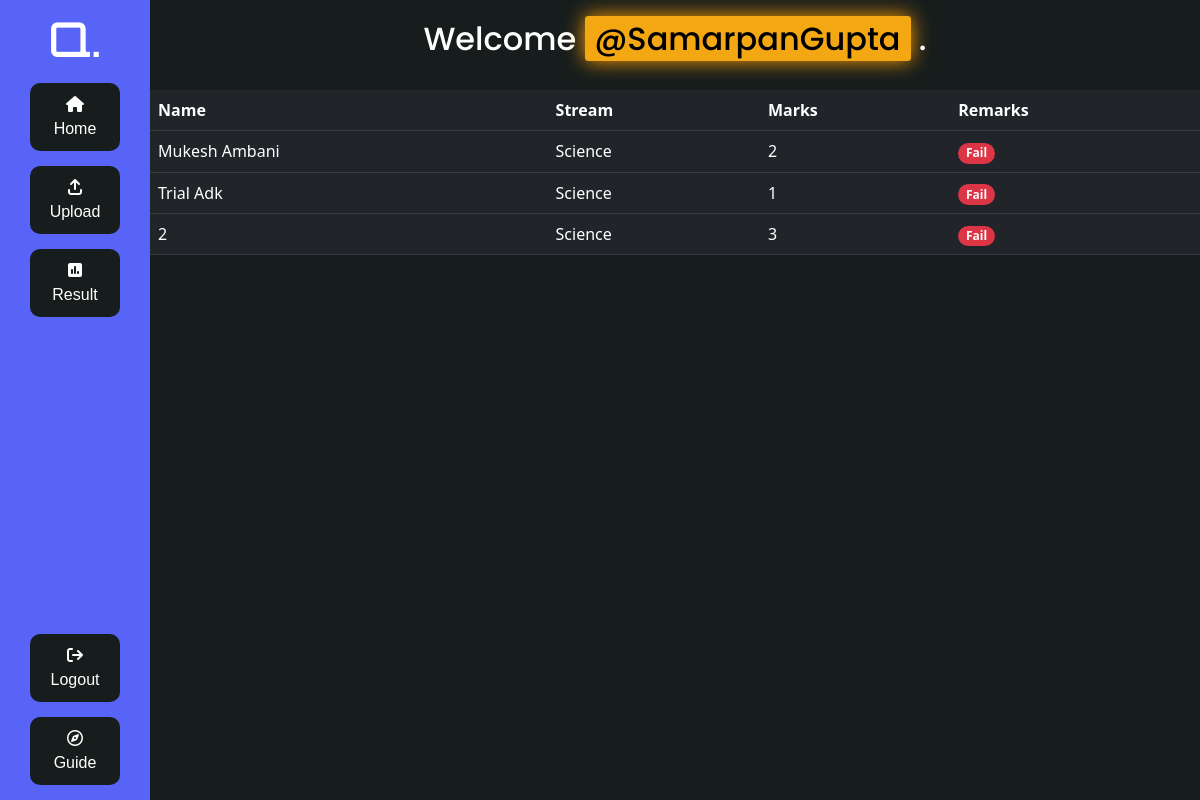
The page /adminPage/ (signed in) on the database its author committed.
### StPage/models.py (models this page shows)
class StInfoModels(models.Model):
    Choice = [
        (1,"Science"),
        (2,"Management")
    ]
    User = models.ForeignKey(User,on_delete=models.CASCADE)
    Name = models.CharField(max_length=100)
    Stream = models.IntegerField(choices=Choice)
    AdInsCode = models.CharField(max_length=10)
    MarksAch = models.IntegerField(null=True,default=0)
    Touched_Status = models.BooleanField(default=False)

### TeacherAdmin/views.py (the view)
# urls.py: path('',views.dashboard,name='dash'),
def dashboard(req):
    user=req.user
    List_St = StInfoModels.objects.filter(User=user)
    AdminUser = AdminInfo.objects.get(user=user)
    context={
        "ListSt":List_St,
        "PMarks": AdminUser.PASSMARKS,
        }
    return render(req,"TeacherAdmin/dashboard.html",context)

### TeacherAdmin/templates/TeacherAdmin/dashboard.html (shortened to what this page needs)
{% extends 'TeacherAdmin/base.html' %}
{% load static %}
{% load crispy_forms_tags %}
{% block content %}
<div class="main">
    <h1>Welcome <span class="span">@{{user.username}}</span> .</h1>
    <br>
    <table class="table table-dark">
        <thead>
          <tr>
            <th>Name</th>
            <th>Stream</th>
            <th>Marks</th>
            <th>Remarks</th>
          </tr>
        </thead>
        <tbody>
          {% for item in ListSt %}
            <tr class="table-dark">
              <td>{{ item.Name }}</td>
              {% if item.Stream == 1 %}
              <td>Science</td>
              {% else %}
              <td>Management</td>
              {% endif %}
              <td>{{ item.MarksAch }}</td>
              {% if item.MarksAch >= PMarks %}
              <td><span class="badge bg-success">Pass</span></td>
              {% else %}
              <td><span class="badge rounded-pill bg-danger">Fail</span>
              </td>
              {% endif %}
            </tr>
          {% endfor %}
        </tbody>
      </table>
</div>
{% endblock %}

### TeacherAdmin/templates/TeacherAdmin/base.html (shortened to what this page needs)
{% load static %}
<!DOCTYPE html>
<html lang="en">
<head>
    <link href="https://cdn.jsdelivr.net/npm/bootstrap@5.3.0/dist/css/bootstrap.min.css" rel="stylesheet"
>
</head>
<body>
    {% url 'dash' as dash_url %}
    {% if user.is_authenticated %}
    <main>
        <div class="left">
            <nav>
                <div class="top">
                    <div class="logo">
                        <h1>Q.</h1>
                    </div>
                    <ul>
                        <li>
                            <a href="{% url 'dash'%}"><i class="fa-solid fa-house"></i> <br> Home</a>
                            <a href="{% url 'upload' %}"> <i class="fa-solid fa-arrow-up-from-bracket"></i> <br>
                                Upload</a>
                            <a href=""><i class="fa-solid fa-square-poll-vertical"></i> <br>Result</a>
                        </li>
                    </ul>
                </div>
                <div class="bottom">
                    <ul>
                        <li>
                            <a href="{{dash_url}}validator/logout"> <i class="fa-solid fa-arrow-right-from-bracket"></i>
                                <br> Logout</a>
                            <a href=""> <i class="fa-regular fa-compass"></i> <br> Guide</a>
                        </li>
                    </ul>
                </div>
            </nav>
        </div>
        <div class="right">
            {% block content %}
            {% endblock %}
        </div>
    </main>
    {% else %}
    <script>
        window.location.href = "{{dash_url}}validator/login/"
    </script>
    {% endif %}
</body>
</html>

### TeacherAdmin/templates/TeacherAdmin/base.html (style rules this page uses)
:root { --black: #171D1C; --blue: #5863F8; --yellow: #F3A712; --red: #FF331F; }
* { margin: 0px; padding: 0px; box-sizing: border-box;; }
main { display: flex; align-items: center; justify-content: center; }
.left, .right { height: 100vh; }
.right { width: 95vw; background-color: var(--black);; color: white; }
.left { background-color: #5863F8; max-width: 200px; width: 13vw; min-width: 150px; }
.left>nav { width: 100%; height: 100%; display: flex; flex-direction: column; justify-content: space-between; }
ul { margin: 0px; padding: 0px; }
ul li { list-style: none; }
main > .left > nav > .top a, .bottom a { display: block; text-decoration: none; text-align: center; font-size: 1rem; transition: ease 0.5s; margin: 3px; background-color: var(--black); color: white; width: 50%; border-radius: 10px; margin: 15px auto; font-family: 'Franklin Gothic Medium', 'Arial Narrow', Arial, sans-serif; padding: 10px; min-width: 90px; }
.logo { margin: 10px; text-align: center; font-family: 'Orbitron', sans-serif; color: white; }
.logo>h1 { font-size: 3rem; }

### TeacherAdmin/templates/TeacherAdmin/dashboard.html (style rules this page uses)
.main { margin: 20px auto 0px auto; }
.main>h1 { text-align: center; font-family: 'Poppins', sans-serif; font-size: 2rem; }
.main > h1 > .span { background-color: var(--yellow); color: black; border-radius: 3px; box-shadow: 0px 0px 20px rgb(255, 157, 0); padding: 0px 10px; }

### rows shown on the page
StInfoModels: Name "Mukesh Ambani", Stream "Science", MarksAch "2", shows "Fail"
StInfoModels: Name "Trial Adk", Stream "Science", MarksAch "1", shows "Fail"
StInfoModels: Name "2", Stream "Science", MarksAch "3", shows "Fail"

### other values the page prints
{{ user.username }} "SamarpanGupta"
